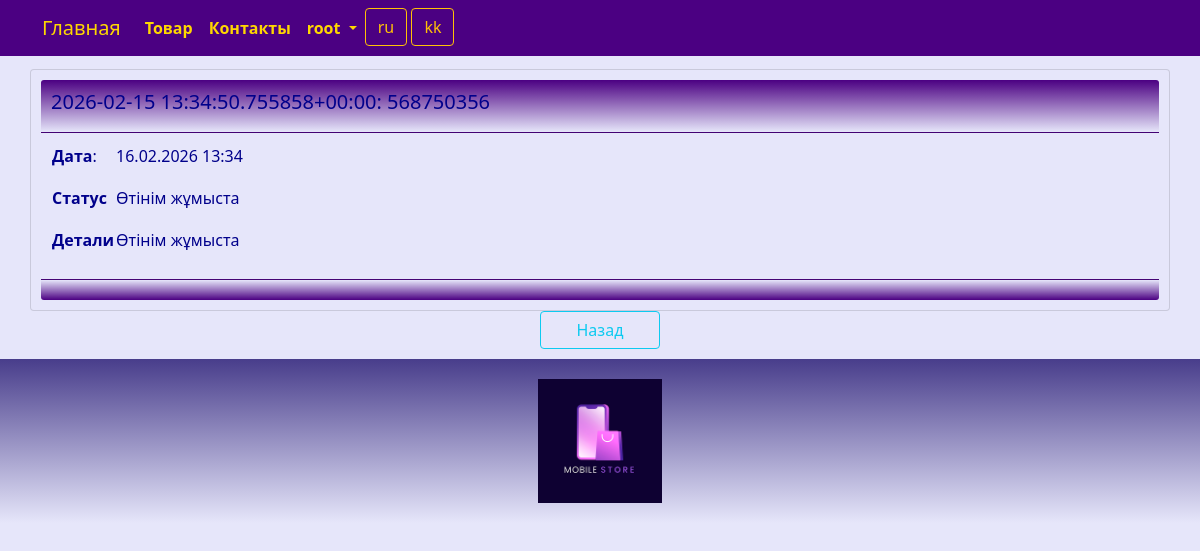
Page /movement/read/2/1/ (signed in) on the committed database.
### product/models.py (models this page shows, shortened)
class Movement(models.Model):
    application = models.ForeignKey(Application, related_name='movement_application', on_delete=models.CASCADE)
    datem = models.DateTimeField(_('datem'))
    status = models.CharField(_('movement_status'), max_length=128)
    details = models.TextField(_('movement_details'), blank=True, null=True)
    class Meta:
        db_table = 'movement'
        indexes = [
            models.Index(fields=['application']),
            models.Index(fields=['datem']),
        ]
        ordering = ['datem']

class Application(models.Model):
    date_application = models.DateTimeField(_('date_application'), auto_now_add=True)
    telegram_id = models.IntegerField(_('telegram_id'))
    catalog = models.ForeignKey(Catalog, related_name='application_catalog', on_delete=models.CASCADE, default=0)
    class Meta:
        db_table = 'application'
        indexes = [
            models.Index(fields=['date_application', 'telegram_id']),
        ]
        ordering = ['date_application']
    def __str__(self):
        return "{}: {}".format(self.date_application, self.telegram_id)

### product/views.py (the view)
# urls.py: path('movement/read/<int:id>/<int:application_id>/', views.movement_read, name='movement_read'),
@login_required
def movement_read(request, id, application_id):
    try:
        movement = Movement.objects.get(id=id)
        return render(request, "movement/read.html", {"movement": movement, "application_id": application_id})
    except Movement.DoesNotExist:
        return HttpResponseNotFound("<h2>Movement not found</h2>")
    except Exception as exception:
        print(exception)
        return HttpResponse(exception)

### templates/movement/read.html (shortened to what this page needs)
{% extends "base.html" %}
{% load i18n %}
{% block content %}
<div class="row justify-content-center">
	<div class="card" style="width:100%">
		<div class="card-header">
			<h5>{{ movement.application }}</h5>
		</div>
		<div class="card-body">
			<table>
				<tr>
					<td><p><strong>{% trans "datem" %}</strong>:</p></td>
					<td><p>{{ movement.datem | date:"d.m.Y H:i"}}</p></td>
				</tr>
				<tr>
					<td><p><strong>{% trans "status" %}</strong></p></td>
					<td><p>{{ movement.status }}</p></td>
				</tr>
				<tr>
					<td><p><strong>{% trans "details" %}</strong></p></td>
					<td><p>{{ movement.details }}</p></td>
				</tr>
			</table>
		</div>
		<div class="card-footer">
		</div>
	</div>
	<div class="row justify-content-center">
		<a class="btn btn-outline-info" style="width:120px" href="{% url 'movement_index' application_id  %}">{% trans "Back" %}</a>
	</div>
</div>
{% endblock content %}

### templates/base.html (shortened to what this page needs)
<!DOCTYPE html>
{% load static %}
{% load i18n %}
<html>
<html lang="{{ LANGUAGE_CODE }}">
<head>
	<link href="https://cdn.jsdelivr.net/npm/bootstrap@5.0.2/dist/css/bootstrap.min.css" rel="stylesheet">
	<link rel="stylesheet" href="{% static 'css/styles.css' %}" />
	<link rel="stylesheet" href="{% static 'css/choosen.css' %}" />
</head>
<nav class="navbar navbar-expand-lg justify-content-center">
	<div class="container">
		<div class="collapse navbar-collapse" id="mainMenu">
			<ul class="navbar-nav me-auto mb-2 mb-lg-0">
				<a class="navbar-brand" href="{{ HTTP_HOST }}/">{% trans "Home" %}</a>
				<li class="nav-item">
					<a class="nav-link" href="{% url 'catalog_list' %}">{% trans "catalog" %}</a>
				</li>
				<li class="nav-item">
					<a class="nav-link" href="{% url 'contact' %}">{% trans "contacts" %}</a>
				</li>
				{% if user.is_authenticated %}
				<li class="nav-item dropdown">
					<a class="nav-link dropdown-toggle" href="#" id="navbarDropdown" role="button" data-bs-toggle="dropdown" aria-expanded="false">
						{{ user.username }}
					</a>
				</li>
				{% else %}
				<form class="form-inline ml-auto">
					<a href="{% url 'login' %}" class="btn btn-outline-secondary">{% trans "Log In" %}</a>
				</form>
				{% endif %}
				<form action="{% url 'set_language' %}" method="post">
					{% get_current_language as LANGUAGE_CODE %}
					{% get_available_languages as LANGUAGES %}
					{% get_language_info_list for LANGUAGES as languages %}
					{% for language in languages %}
					<button type="submit" class="btn btn-outline-warning" name="language" value="{{ language.code }}">
						{{ language.code }}
					</button>
					{% endfor %}
				</form>
			</ul>
		</div>
	</div>
</nav>
<body>
	<div class="container">
		{% block content%}{% endblock content %}
	</div>
</body>
<footer class="container-fluid text-center bg-lightgray">
	<div class="copyrights">
		<img src="{% static 'images/logo.png' %}" alt="logo" style="height:144px; padding: 10px;">
	</div>
</footer>
<link rel="stylesheet" href="https://cdn.datatables.net/1.13.8/css/dataTables.bootstrap5.min.css">
</html>

### static/css/styles.css (style rules this page uses)
:root { --navbar-background-color: Indigo; --navbar-text-color: Gold; --main-background-color-light: Lavender; --main-background-color-dark: Indigo; --main-text-color: DarkBlue; --main-header-color: DarkBlue; --main-text-attention-color: Purple; --footer-background-color-light: Lavender; --footer-background-color-dark: DarkSlateBlue; --footer-text-color: Teal; --card-background-color-light: Lavender; --card-background-color-dark: Indigo; --card-text-color: SeaGreen; --table-background-color-light: Lavender; --table-background-color-dark: #F5F5F5; --table-text-color: DarkBlue; --star-size: 30px; --star-color: LightYellow; --star-background: Yellow ; }
.navbar { background-color: var(--navbar-background-color); color: var(--navbar-text-color); }
.navbar .navbar-nav, .navbar .navbar-nav .navbar-text { color: var(--navbar-text-color); }
.navbar ul { background-color: var(--navbar-background-color); color: var(--navbar-text-color); }
.navbar li { background-color: var(--navbar-background-color); color: var(--navbar-text-color); }
.navbar a { background-color: var(--navbar-background-color); color: var(--navbar-text-color); }
.navbar-brand { background-color: var(--navbar-background-color); color: var(--navbar-text-color); }
.nav-item { background-color: var(--navbar-background-color); color: var(--navbar-text-color); font-weight: bold; }
body { background-color: var(--main-background-color-light); }
h1, h2, h3, h4, h5, h6 { color: var(--main-header-color); }
p, ul, li, label { color: var(--main-text-color); }
.card { background-color: var(--card-background-color-light); color: var(--card-text-color); margin-top: 5px; padding: 10px; }
.card-header { background-image: linear-gradient(top, var(--card-background-color-dark), var(--card-background-color-light)); background-image: -o-linear-gradient(top, var(--card-background-color-dark), var(--card-background-color-light)); background-image: -moz-linear-gradient(top, var(--card-background-color-dark), var(--card-background-color-light)); background-image: -webkit-linear-gradient(top, var(--card-background-color-dark), var(--card-background-color-light)); color: var(--card-text-color); padding: 10px; }
.card-body { background-color: var(--card-background-color-light); color: var(--card-text-color); padding: 10px; }
.card-footer { background-image: linear-gradient(top, var(--card-background-color-light), var(--card-background-color-dark)); background-image: -o-linear-gradient(top, var(--card-background-color-light), var(--card-background-color-dark)); background-image: -moz-linear-gradient(top, var(--card-background-color-light), var(--card-background-color-dark)); background-image: -webkit-linear-gradient(top, var(--card-background-color-light), var(--card-background-color-dark)); color: var(--card-text-color); padding: 10px; }
footer { background-image: linear-gradient(top, var(--footer-background-color-dark), var(--footer-background-color-light)); background-image: -o-linear-gradient(top, var(--footer-background-color-dark), var(--footer-background-color-light)); background-image: -moz-linear-gradient(top, var(--footer-background-color-dark), var(--footer-background-color-light)); background-image: -webkit-linear-gradient(top, var(--footer-background-color-dark), var(--footer-background-color-light)); margin-top: 10px; padding: 10px; }

### rows in the picture
Movement: application "2026-02-15 13:34:50.755858+00:00: 568750356", datem "16.02.2026 13:34", status "Өтінім жұмыста", details "Өтінім жұмыста"

### other values in the picture
{{ user.username }} "root"
{{ language.code }} "ru" "kk"
